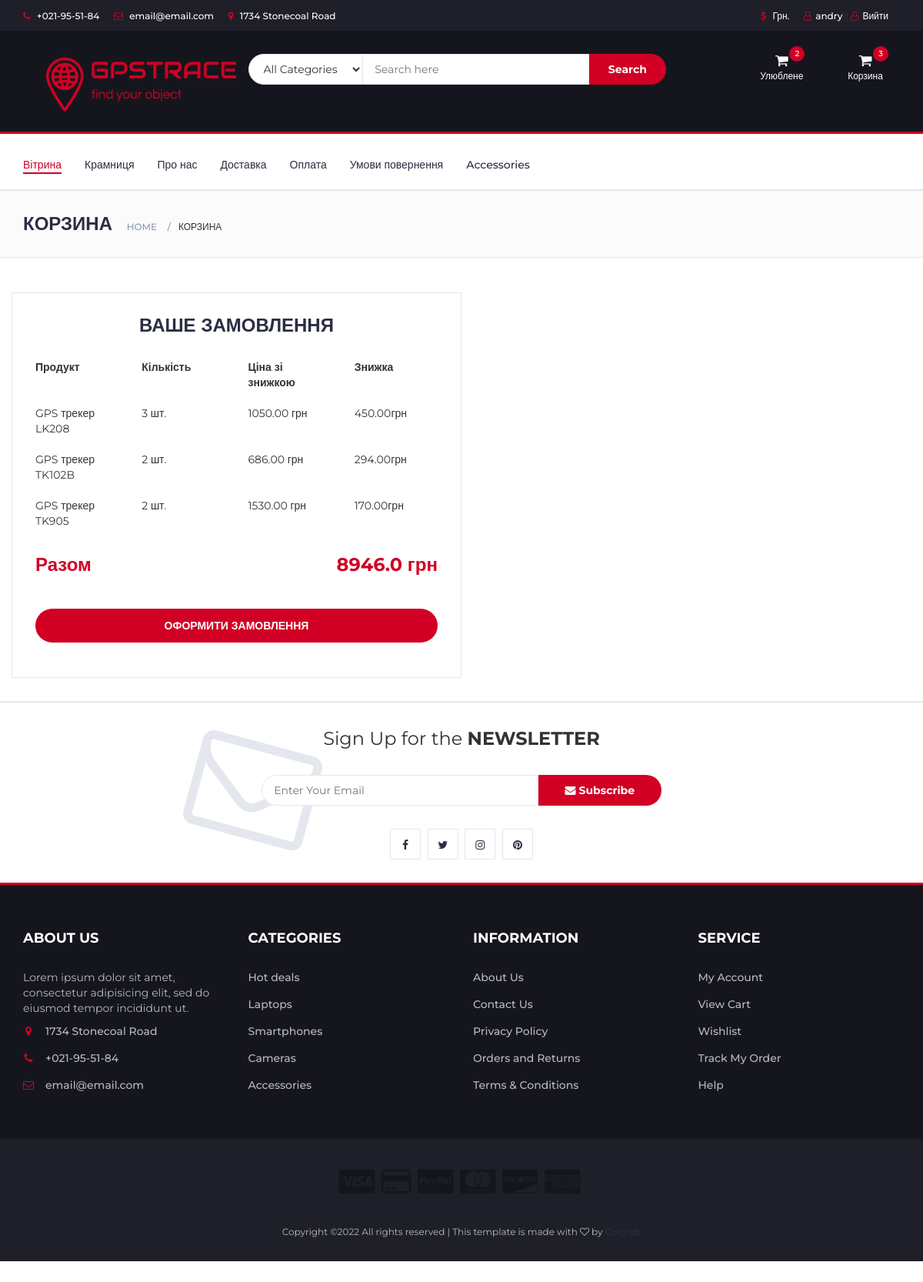
Before: /cart (signed in) with the older database file.
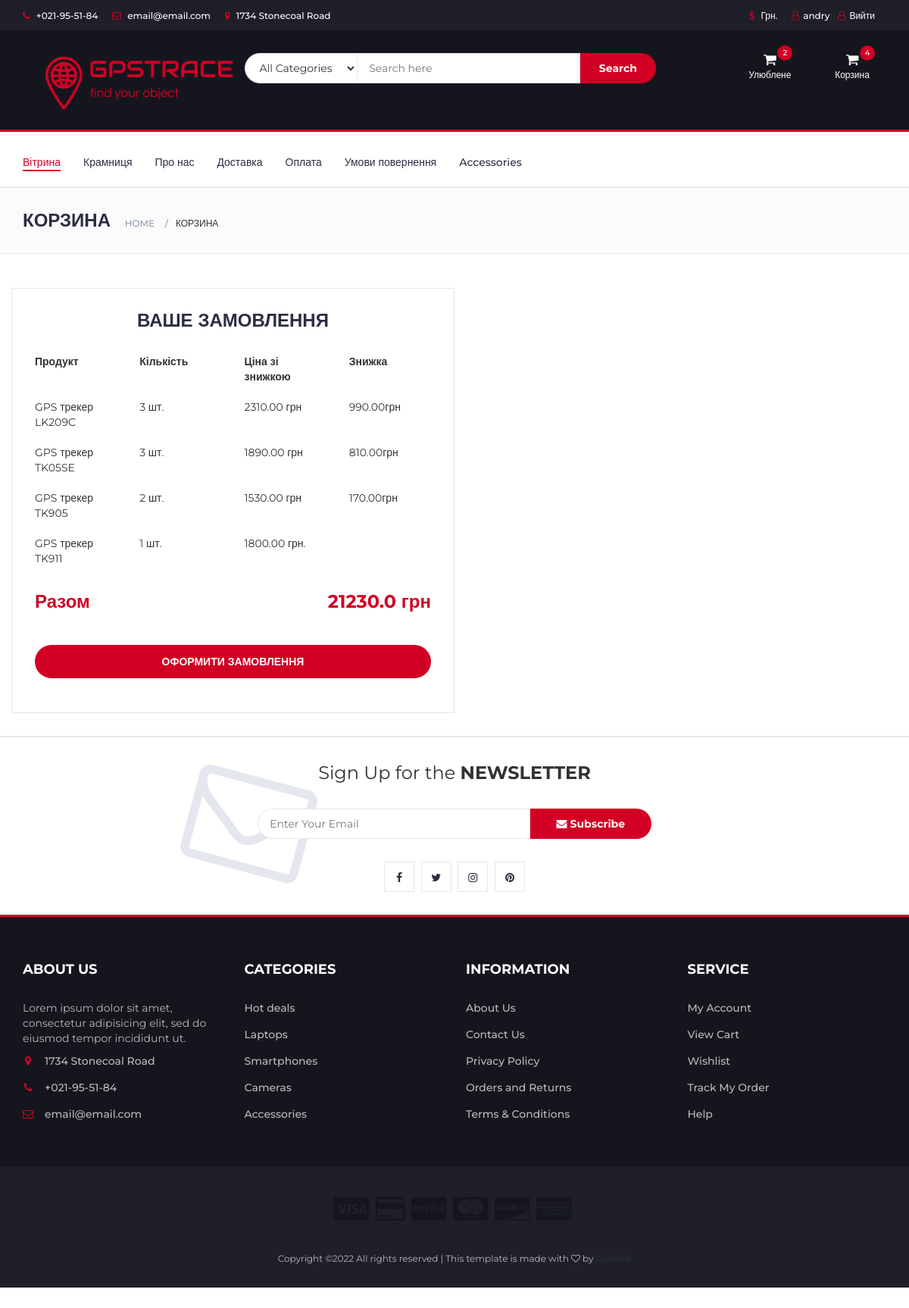
After: the same page with the newer database file.
### store/models.py (models this page shows, shortened)
class Order(models.Model):
    user = models.ForeignKey(settings.AUTH_USER_MODEL,
                             on_delete=models.CASCADE, null=True, blank=True)
    items = models.ManyToManyField(OrderItem)
    start_date = models.DateTimeField(auto_now_add=True)
    ordered_date = models.DateTimeField()
    ordered = models.BooleanField(default=False)
    ordered_date = models.DateTimeField(blank=True)
    shipping_address = models.ForeignKey('ShippingAddress', on_delete=models.SET_NULL, blank=True, null=True)
    def get_total(self):
        total = 0
        for order_item in self.items.all():
            total += order_item.get_final_price()
        return total

class OrderItem(models.Model):
    user = models.ForeignKey(settings.AUTH_USER_MODEL,
                             on_delete=models.CASCADE, null=True, blank=True)
    ordered = models.BooleanField(default=False)
    item = models.ForeignKey(Item, on_delete=models.CASCADE)
    quantity = models.IntegerField(default=1)
    def get_total_item_price(self):
        if self.item.discount:
            return self.quantity * self.item.price - (self.item.price * (self.item.discount / 100))
        else:
            return self.quantity * self.item.price
    def get_final_price(self):
        return self.get_total_item_price()

class Item(models.Model):
    title = models.CharField(max_length=100, null=True, verbose_name='Назва товару')
    slug = models.SlugField(max_length=100, unique=True, db_index=True, null=True)
    photo = models.ImageField(upload_to='img', null=True)
    price = models.DecimalField(max_digits=7, decimal_places=2, blank=True, null=True, verbose_name='Ціна товару')
    discount = models.DecimalField(max_digits=7, decimal_places=2, blank=True, null=True, verbose_name='Знижка у %')
    short_description = models.TextField(max_length=5000, null=True, blank=True, verbose_name='Короткий опис')
    description = models.TextField(max_length=5000, null=True, blank=True, verbose_name='Опис')
    details = models.TextField(max_length=5000, null=True, blank=True, verbose_name='Деталі')
    label = models.CharField(choices=LABEL_CHOICES, max_length=20, null=True, blank=True, verbose_name='Акційна мітка')
    battery = models.CharField(choices=BATTERY_CHOICES, max_length=20, null=True, blank=True,
                               verbose_name='Ємність акумуляторної батареї')
    cat = models.ForeignKey('Category', on_delete=models.PROTECT, null=True)
    quantity = models.IntegerField(default=1)
    def discount_price_calculation(self):
        self.discount_price = self.price - (self.price * (self.discount / 100))
        return self.discount_price
    def discount_save_calculation(self):
        self.discount_save = self.price - self.discount_price
        return self.discount_save

### store/views.py (the view)
# urls.py: path('cart', CartView.as_view(), name='cart'),
class CartView(LoginRequiredMixin, ListView):
    login_url = '/login/'
    redirect_field_name = 'cart'
    def get(self, *args, **kwargs):
        try:
            order = Order.objects.get(user=self.request.user, ordered=False)
            context = {
                'object': order
            }
            return render(self.request, 'store/cart.html', context)
        except ObjectDoesNotExist:
            messages.warning(self.request, "You do not have an active order")
            return redirect("/")

### store/templatetags/store_tags.py (called while the page is built)
@register.filter
def cart_item_count(user):
    if user.is_authenticated:
        qs = Order.objects.filter(user=user, ordered=False)
        if qs.exists():
            return qs[0].items.count()
    return 0

@register.filter
def get_cart_navbar(user):
    if user.is_authenticated:
        cart_item = OrderItem.objects.filter(user=user, ordered=False)
        if cart_item.exists():
            return cart_item

@register.filter
def get_favorite(user):
    if user.is_authenticated:
        favorite_item = Favorite.objects.filter(user=user)
        if favorite_item.exists():
            return favorite_item

@register.filter
def favorite_item_count(user):
    if user.is_authenticated:
        qs = Favorite.objects.filter(user=user)
        if qs.exists():
            return qs.count()
    return 0

### store/templates/store/cart.html (shortened to what this page needs)
<!DOCTYPE html>
{% load static %}
<html lang="en">
	<head>
 		<link type="text/css" rel="stylesheet" href="{% static 'css/bootstrap.min.css' %}"/>
 		<link type="text/css" rel="stylesheet" href="{% static 'css/slick.css' %}"/>
 		<link type="text/css" rel="stylesheet" href="{% static 'css/slick-theme.css' %}"/>
 		<link type="text/css" rel="stylesheet" href="{% static 'css/nouislider.min.css' %}"/>
 		<link rel="stylesheet" href="{% static 'css/font-awesome.min.css' %}">
 		<link type="text/css" rel="stylesheet" href="{% static 'css/style.css' %}"/>
    </head>
{% include "store/navbar.html" %}
		<div id="breadcrumb" class="section">
			<div class="container">
				<div class="row">
					<div class="col-md-10">
						<h3 class="breadcrumb-header">Корзина</h3>
						<ul class="breadcrumb-tree">
							<li><a href="#">Home</a></li>
							<li class="active">Корзина</li>
						</ul>
					</div>
				</div>
			</div>
		</div>
		<div class="section">
			<div class="container">
				<div class="row">
                       {% if object.items.all %}
					<div class="col-md-6 order-details">
						<div class="section-title text-center" align="left">
							<h3 class="title">Ваше замовлення</h3>
						</div>
						<div class="order-summary">
							<div class="row">
							<div class="col-sm-3"><strong>Продукт</strong></div>
							<div class="col-sm-3"><strong>Кількість</strong></div>
							<div class="col-sm-3"><strong>Ціна зі знижкою</strong></div>
							<div class="col-sm-3"><strong>Знижка</strong></div>
							</div>
							{% for order_item in object.items.all %}
							<div class="row">
								<br>
								<div class="col-sm-3">{{order_item.item.title}}</div>
								<div class="col-sm-3">{{order_item.quantity}} шт.</div>
									{% if order_item.item.discount %}
								<div class="col-sm-3">
									{{order_item.item.discount_price_calculation | floatformat:2}} грн</div>
									{% else %}
									<div class="col-sm-3">
									{{order_item.item.price}} грн.</div>
									{% endif %}
									{% if order_item.item.discount %}
								<div class="col-sm-3">{{ order_item.item.discount_save_calculation | floatformat:2 }}грн</div>
									{% endif %}
							</div>
							{% endfor %}
							<br>
							<div class="order-col">
								<div class="order-total"><strong>Разом</strong></div>
								<div><strong class="order-total">{{object.get_total|floatformat:1}} грн</strong></div>
							</div>
						<a href="{% url 'checkout' %}" class="primary-btn order-submit">Оформити замовлення</a>
					</div>
				</div>
			</div>
		</div>
	{% else %}
	<h3> Ваша корзина пуста </h3>
	{% endif %}
{% include "store/footer.html" %}

### store/templates/store/navbar.html (shortened to what this page needs)
{% load static %}
{% load store_tags %}
<link type="text/css" rel="stylesheet" href="{% static 'css/bootstrap.min.css' %}"/>
<link type="text/css" rel="stylesheet" href="{% static 'css/slick.css' %}"/>
<link type="text/css" rel="stylesheet" href="{% static 'css/slick-theme.css' %}"/>
<link type="text/css" rel="stylesheet" href="{% static 'css/nouislider.min.css' %}"/>
<link rel="stylesheet" href="{% static 'css/font-awesome.min.css' %}">
<link type="text/css" rel="stylesheet" href="{% static 'css/style.css' %}"/>
<header>
    <div id="top-header">
        <div class="container">
            <ul class="header-links pull-left">
                <li><a href="#"><i class="fa fa-phone"></i> +021-95-51-84</a></li>
                <li><a href="#"><i class="fa fa-envelope-o"></i> email@email.com</a></li>
                <li><a href="#"><i class="fa fa-map-marker"></i> 1734 Stonecoal Road</a></li>
            </ul>
            <ul class="header-links pull-right">
                <li><a href="#"><i class="fa fa-dollar"></i> Грн.</a></li>
                {% if request.user.is_authenticated %}
                <li><a href="#"><i class="fa fa-user-o"></i>{{ user.username }}</a>}|
                    <a href="{% url 'logout'  %}"><i class="fa fa-user-o"></i>Вийти</li>
                {% else %}
                <li><a href="{% url 'login'  %}"><i class="fa fa-user-o"></i>Обліковий запис</a></li>
                {% endif %}
            </ul>
        </div>
    </div>
    <div id="header">
        <div class="container">
            <div class="row">
                <div class="col-md-3">
                    <div class="header-logo">
                        <a href="{% url 'home' %}" class="logo">
                            <img src="{% static './img/logo.png' %}" alt="">
                        </a>
                    </div>
                </div>
                <div class="col-md-6">
                    <div class="header-search">
                        <form>
                            <select class="input-select">
                                <option value="0">All Categories</option>
                            </select>
                            <input class="input" placeholder="Search here">
                            <button class="search-btn">Search</button>
                        </form>
                    </div>
                </div>
                <div class="col-md-3 clearfix">
                    <div class="header-ctn">
                        <div class="dropdown">
                            <a class="dropdown-toggle" data-toggle="dropdown" aria-expanded="true">
                                <i class="fa fa-shopping-cart"></i>
                                <span>Улюблене</span>
                                <div class="qty">{{ request.user|favorite_item_count }}</div>
                            </a>
                        </div>
                        <div class="dropdown">
                            <a class="dropdown-toggle" data-toggle="dropdown" aria-expanded="true">
                                <i class="fa fa-shopping-cart"></i>
                                <span>Корзина</span>
                                <div class="qty">{{ request.user|cart_item_count }}</div>
                            </a>
            </div>
        </div>
    </div>
    </div>
</header>
<nav id="navigation">
    <div class="container">
        <div id="responsive-nav">
            <ul class="main-nav nav navbar-nav">
                <li class="active"><a href="{% url 'home' %}">Вітрина</a></li>
                <li><a href="{% url 'index' %}">Крамниця</a></li>
                <li><a href="#">Про нас</a></li>
                <li><a href="#">Доставка</a></li>
                <li><a href="#">Оплата</a></li>
                <li><a href="#">Умови повернення</a></li>
                <li><a href="#">Accessories</a></li>
            </ul>
        </div>
    </div>
</nav>

Changed rows visible on the page:
changed through a linked row, OrderItem: item "GPS трекер LK208" → "GPS трекер LK209C"; item.discount_price_calculation "1050.00" → "2310.00"; item.discount_save_calculation "450.00" → "990.00"
changed OrderItem: item "GPS трекер TK102B" → "GPS трекер TK05SE"; quantity "2" → "3"; item.discount_price_calculation "686.00" → "1890.00"; item.discount_save_calculation "294.00" → "810.00"
added OrderItem: item "GPS трекер TK911", quantity "1", item.price "1800.00"
changed through a linked row, Order: get_total "8946.0" → "21230.0"
Other visible differences:
{{ request.user|cart_item_count }}: "3" → "4"
